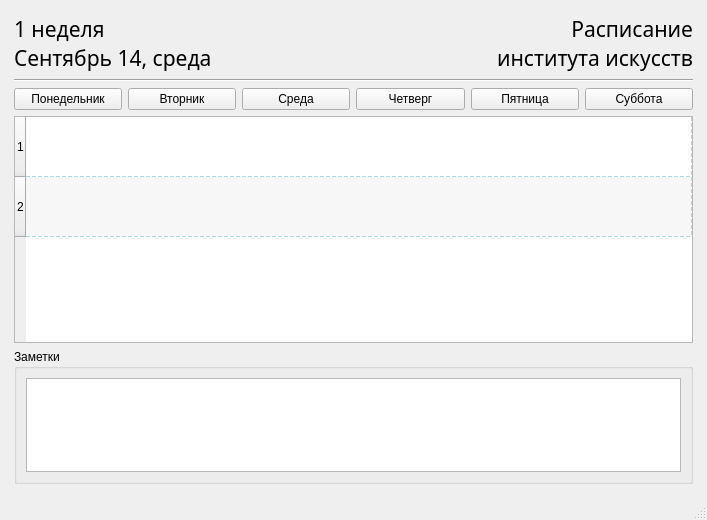
<?xml version="1.0" encoding="UTF-8"?>
<ui version="4.0">
 <class>MainWindow</class>
 <widget class="QMainWindow" name="MainWindow">
  <property name="geometry">
   <rect>
    <x>0</x>
    <y>0</y>
    <width>707</width>
    <height>520</height>
   </rect>
  </property>
  <property name="minimumSize">
   <size>
    <width>565</width>
    <height>520</height>
   </size>
  </property>
  <property name="windowTitle">
   <string>MainWindow</string>
  </property>
  <widget class="QWidget" name="centralwidget">
   <layout class="QVBoxLayout" name="verticalLayout">
    <property name="leftMargin">
     <number>14</number>
    </property>
    <property name="topMargin">
     <number>14</number>
    </property>
    <property name="rightMargin">
     <number>14</number>
    </property>
    <property name="bottomMargin">
     <number>14</number>
    </property>
    <item>
     <layout class="QHBoxLayout" name="horizontalLayout_5">
      <item>
       <widget class="QLabel" name="weekDayLabel">
        <property name="font">
         <font>
          <family>Segoe UI Semilight</family>
          <pointsize>16</pointsize>
          <weight>50</weight>
          <bold>false</bold>
         </font>
        </property>
        <property name="text">
         <string>1 неделя
Сентябрь 14, среда</string>
        </property>
       </widget>
      </item>
      <item>
       <widget class="QLabel" name="label_2">
        <property name="font">
         <font>
          <family>Segoe UI Semilight</family>
          <pointsize>16</pointsize>
         </font>
        </property>
        <property name="text">
         <string>Расписание
института искусств</string>
        </property>
        <property name="alignment">
         <set>Qt::AlignRight|Qt::AlignTrailing|Qt::AlignVCenter</set>
        </property>
       </widget>
      </item>
     </layout>
    </item>
    <item>
     <widget class="Line" name="line">
      <property name="orientation">
       <enum>Qt::Horizontal</enum>
      </property>
     </widget>
    </item>
    <item>
     <layout class="QHBoxLayout" name="horizontalLayout" stretch="0,0,0,0,0,0">
      <property name="leftMargin">
       <number>0</number>
      </property>
      <property name="topMargin">
       <number>0</number>
      </property>
      <property name="rightMargin">
       <number>0</number>
      </property>
      <item>
       <widget class="QPushButton" name="mondayButton">
        <property name="styleSheet">
         <string notr="true">QPushButton:checked {
	background-color: #FFCC00;
}
QPushButton:checked:hover {
	background-color: #DBA800;
}</string>
        </property>
        <property name="text">
         <string>Понедельник</string>
        </property>
        <property name="checkable">
         <bool>true</bool>
        </property>
       </widget>
      </item>
      <item>
       <widget class="QPushButton" name="tuesdayButton">
        <property name="styleSheet">
         <string notr="true">QPushButton:checked {
	background-color: #FFCC00;
}
QPushButton:checked:hover {
	background-color: #DBA800;
}</string>
        </property>
        <property name="text">
         <string>Вторник</string>
        </property>
        <property name="checkable">
         <bool>true</bool>
        </property>
       </widget>
      </item>
      <item>
       <widget class="QPushButton" name="wednesdayButton">
        <property name="sizePolicy">
         <sizepolicy hsizetype="Minimum" vsizetype="Fixed">
          <horstretch>0</horstretch>
          <verstretch>0</verstretch>
         </sizepolicy>
        </property>
        <property name="styleSheet">
         <string notr="true">QPushButton:checked {
	background-color: #FFCC00;
}
QPushButton:checked:hover {
	background-color: #DBA800;
}</string>
        </property>
        <property name="text">
         <string>Среда</string>
        </property>
        <property name="checkable">
         <bool>true</bool>
        </property>
        <property name="checked">
         <bool>false</bool>
        </property>
       </widget>
      </item>
      <item>
       <widget class="QPushButton" name="thursdayButton">
        <property name="styleSheet">
         <string notr="true">QPushButton:checked {
	background-color: #FFCC00;
}
QPushButton:checked:hover {
	background-color: #DBA800;
}</string>
        </property>
        <property name="text">
         <string>Четверг</string>
        </property>
        <property name="checkable">
         <bool>true</bool>
        </property>
       </widget>
      </item>
      <item>
       <widget class="QPushButton" name="fridayButton">
        <property name="styleSheet">
         <string notr="true">QPushButton:checked {
	background-color: #FFCC00;
}
QPushButton:checked:hover {
	background-color: #DBA800;
}</string>
        </property>
        <property name="text">
         <string>Пятница</string>
        </property>
        <property name="checkable">
         <bool>true</bool>
        </property>
       </widget>
      </item>
      <item>
       <widget class="QPushButton" name="saturdayButton">
        <property name="styleSheet">
         <string notr="true">QPushButton:checked {
	background-color: #FFCC00;
}
QPushButton:checked:hover {
	background-color: #DBA800;
}</string>
        </property>
        <property name="text">
         <string>Суббота</string>
        </property>
        <property name="checkable">
         <bool>true</bool>
        </property>
       </widget>
      </item>
     </layout>
    </item>
    <item>
     <widget class="QTableWidget" name="tableWidget">
      <property name="sizePolicy">
       <sizepolicy hsizetype="Expanding" vsizetype="Expanding">
        <horstretch>0</horstretch>
        <verstretch>2</verstretch>
       </sizepolicy>
      </property>
      <property name="styleSheet">
       <string notr="true">gridline-color: lightblue; </string>
      </property>
      <property name="editTriggers">
       <set>QAbstractItemView::NoEditTriggers</set>
      </property>
      <property name="alternatingRowColors">
       <bool>true</bool>
      </property>
      <property name="selectionMode">
       <enum>QAbstractItemView::NoSelection</enum>
      </property>
      <property name="selectionBehavior">
       <enum>QAbstractItemView::SelectColumns</enum>
      </property>
      <property name="verticalScrollMode">
       <enum>QAbstractItemView::ScrollPerPixel</enum>
      </property>
      <property name="horizontalScrollMode">
       <enum>QAbstractItemView::ScrollPerPixel</enum>
      </property>
      <property name="showGrid">
       <bool>true</bool>
      </property>
      <property name="gridStyle">
       <enum>Qt::DashLine</enum>
      </property>
      <property name="cornerButtonEnabled">
       <bool>false</bool>
      </property>
      <property name="rowCount">
       <number>2</number>
      </property>
      <property name="columnCount">
       <number>1</number>
      </property>
      <attribute name="horizontalHeaderVisible">
       <bool>false</bool>
      </attribute>
      <attribute name="horizontalHeaderMinimumSectionSize">
       <number>40</number>
      </attribute>
      <attribute name="horizontalHeaderStretchLastSection">
       <bool>true</bool>
      </attribute>
      <attribute name="verticalHeaderMinimumSectionSize">
       <number>60</number>
      </attribute>
      <attribute name="verticalHeaderDefaultSectionSize">
       <number>60</number>
      </attribute>
      <attribute name="verticalHeaderStretchLastSection">
       <bool>false</bool>
      </attribute>
      <row/>
      <row/>
      <column/>
     </widget>
    </item>
    <item>
     <widget class="QGroupBox" name="groupBox">
      <property name="sizePolicy">
       <sizepolicy hsizetype="Preferred" vsizetype="Preferred">
        <horstretch>0</horstretch>
        <verstretch>1</verstretch>
       </sizepolicy>
      </property>
      <property name="minimumSize">
       <size>
        <width>0</width>
        <height>135</height>
       </size>
      </property>
      <property name="maximumSize">
       <size>
        <width>16777215</width>
        <height>200</height>
       </size>
      </property>
      <property name="title">
       <string>Заметки</string>
      </property>
      <layout class="QVBoxLayout" name="verticalLayout_2">
       <item>
        <widget class="QTextEdit" name="notes"/>
       </item>
      </layout>
     </widget>
    </item>
   </layout>
  </widget>
  <widget class="QMenuBar" name="menubar">
   <property name="geometry">
    <rect>
     <x>0</x>
     <y>0</y>
     <width>707</width>
     <height>21</height>
    </rect>
   </property>
  </widget>
  <widget class="QStatusBar" name="statusbar"/>
 </widget>
 <resources/>
 <connections/>
</ui>
